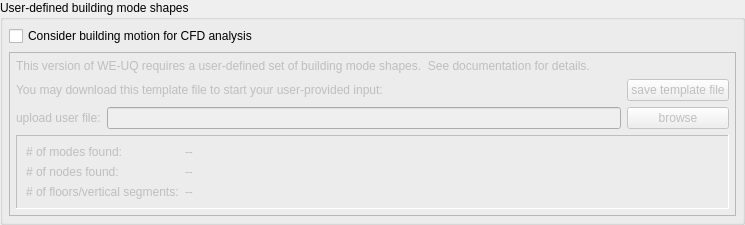
<?xml version="1.0" encoding="UTF-8"?>
<ui version="4.0">
 <class>UserModeShapes</class>
 <widget class="QFrame" name="UserModeShapes">
  <property name="geometry">
   <rect>
    <x>0</x>
    <y>0</y>
    <width>745</width>
    <height>219</height>
   </rect>
  </property>
  <property name="windowTitle">
   <string>Frame</string>
  </property>
  <layout class="QGridLayout" name="gridLayout">
   <property name="leftMargin">
    <number>0</number>
   </property>
   <property name="topMargin">
    <number>0</number>
   </property>
   <property name="rightMargin">
    <number>0</number>
   </property>
   <property name="bottomMargin">
    <number>0</number>
   </property>
   <property name="verticalSpacing">
    <number>10</number>
   </property>
   <item row="1" column="0" colspan="3">
    <widget class="QGroupBox" name="modeShapeMainGroup">
     <property name="enabled">
      <bool>true</bool>
     </property>
     <property name="sizePolicy">
      <sizepolicy hsizetype="Preferred" vsizetype="Preferred">
       <horstretch>0</horstretch>
       <verstretch>0</verstretch>
      </sizepolicy>
     </property>
     <property name="title">
      <string>User-defined building mode shapes</string>
     </property>
     <layout class="QVBoxLayout" name="verticalLayout" stretch="0,0">
      <property name="leftMargin">
       <number>6</number>
      </property>
      <property name="topMargin">
       <number>6</number>
      </property>
      <property name="rightMargin">
       <number>6</number>
      </property>
      <property name="bottomMargin">
       <number>6</number>
      </property>
      <item>
       <widget class="QCheckBox" name="coupling_checkBox">
        <property name="sizePolicy">
         <sizepolicy hsizetype="Minimum" vsizetype="Fixed">
          <horstretch>0</horstretch>
          <verstretch>0</verstretch>
         </sizepolicy>
        </property>
        <property name="text">
         <string>Consider building motion for CFD analysis</string>
        </property>
       </widget>
      </item>
      <item>
       <widget class="QFrame" name="modeShapeGroup">
        <property name="enabled">
         <bool>false</bool>
        </property>
        <property name="frameShape">
         <enum>QFrame::StyledPanel</enum>
        </property>
        <property name="frameShadow">
         <enum>QFrame::Raised</enum>
        </property>
        <layout class="QGridLayout" name="gridLayout_2" rowstretch="0,0,0,1">
         <property name="leftMargin">
          <number>6</number>
         </property>
         <property name="topMargin">
          <number>6</number>
         </property>
         <property name="rightMargin">
          <number>6</number>
         </property>
         <property name="bottomMargin">
          <number>6</number>
         </property>
         <property name="verticalSpacing">
          <number>6</number>
         </property>
         <item row="2" column="0">
          <widget class="QLabel" name="upload_label">
           <property name="text">
            <string>upload user file:</string>
           </property>
          </widget>
         </item>
         <item row="2" column="1">
          <widget class="QLineEdit" name="filename"/>
         </item>
         <item row="2" column="2">
          <widget class="QPushButton" name="browse_button">
           <property name="text">
            <string>browse</string>
           </property>
          </widget>
         </item>
         <item row="0" column="0" colspan="3">
          <widget class="QLabel" name="info_label">
           <property name="text">
            <string>This version of WE-UQ requires a user-defined set of building mode shapes.  See documentation for details.</string>
           </property>
          </widget>
         </item>
         <item row="1" column="0" colspan="2">
          <widget class="QLabel" name="template_label">
           <property name="text">
            <string>You may download this template file to start your user-provided input:</string>
           </property>
          </widget>
         </item>
         <item row="1" column="2">
          <widget class="QPushButton" name="btn_download_template">
           <property name="text">
            <string>save template file</string>
           </property>
          </widget>
         </item>
         <item row="3" column="0" colspan="3">
          <widget class="QFrame" name="infoFrame">
           <property name="frameShape">
            <enum>QFrame::Panel</enum>
           </property>
           <property name="frameShadow">
            <enum>QFrame::Sunken</enum>
           </property>
           <layout class="QFormLayout" name="formLayout">
            <item row="0" column="0">
             <widget class="QLabel" name="modesLabel">
              <property name="text">
               <string># of modes found:</string>
              </property>
             </widget>
            </item>
            <item row="0" column="1">
             <widget class="QLabel" name="modesCount">
              <property name="text">
               <string>--</string>
              </property>
             </widget>
            </item>
            <item row="1" column="0">
             <widget class="QLabel" name="nodesLabel">
              <property name="text">
               <string># of nodes found:</string>
              </property>
             </widget>
            </item>
            <item row="1" column="1">
             <widget class="QLabel" name="nodesCount">
              <property name="text">
               <string>--</string>
              </property>
             </widget>
            </item>
            <item row="2" column="0">
             <widget class="QLabel" name="floorsLabel">
              <property name="text">
               <string># of floors/vertical segments:</string>
              </property>
             </widget>
            </item>
            <item row="2" column="1">
             <widget class="QLabel" name="floorsCount">
              <property name="text">
               <string>--</string>
              </property>
             </widget>
            </item>
           </layout>
          </widget>
         </item>
        </layout>
       </widget>
      </item>
     </layout>
    </widget>
   </item>
  </layout>
 </widget>
 <resources/>
 <connections/>
</ui>
